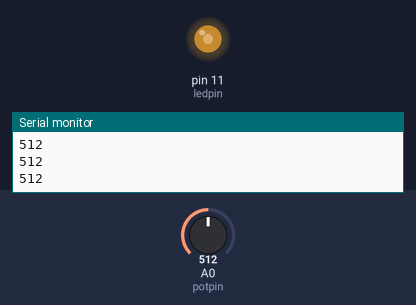
The program below on a simulated Arduino Mega 2560, built with avr-gcc and run on an emulated ATmega2560. On the bench: output pins drawn as LEDs (lit = HIGH), the last lines printed to the serial monitor. The test bench sets the inputs (shaded band); at power-on: A0 (potpin) = 512.

Above: at 1.2 s.
1.3 s: A0 (potpin) set to 716
At 1.6 s:
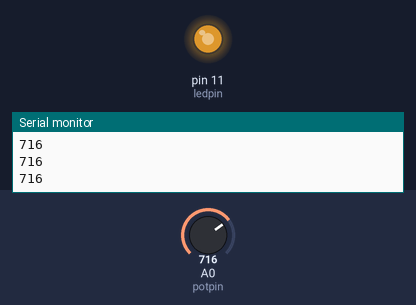
2.8 s: A0 (potpin) set to 900
At 3.7 s:
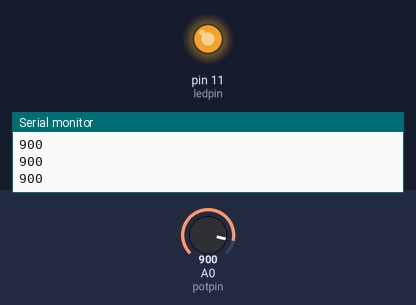
4.3 s: A0 (potpin) set to 122
At 5.0 s:
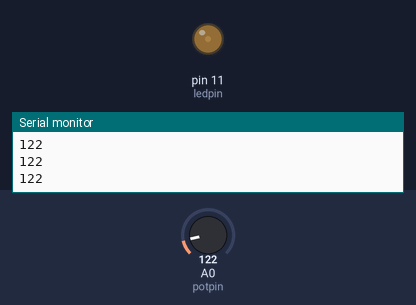
5.8 s: A0 (potpin) set to 0
At 6.2 s:
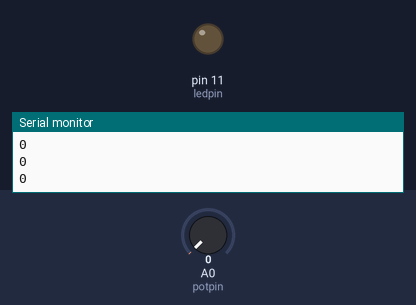
Timing chart, 0 to 8.3 s (numbered marks = the images above; inputs shaded):
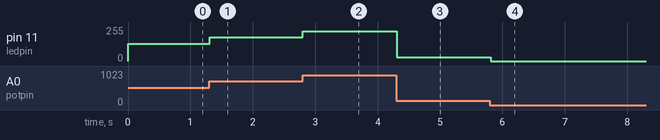

The program:

main.cpp
```cpp
#include <Arduino.h>

int potpin = 0; // initialize analog pin 0
int ledpin = 11; //initialize digital pin 11(PWM output)
int val = 0; // Temporarily store variables' value from the sensor

void setup() {
  // define digital pin 11 as “output”
  pinMode(ledpin,OUTPUT);
  // set baud rate at 9600
  Serial.begin(9600);
  // attention: Analog ports are automatically set up as “input”
}

void loop() {
  // read the analog value from the sensor and assign it to val
  val = analogRead(potpin);
  // display value of val
  Serial.println(val);
  // turn on LED and set up brightness ( maximum output of PWM is 255)
  analogWrite(ledpin,val/4);
  // wait for 0.01 second
  delay(10);
}
```

Measured:
- after the input at 1.3 s, pin 11 (ledpin): 128/255 → 179/255 at once
- after the input at 2.8 s, pin 11 (ledpin): 179/255 → 225/255 at once
- after the input at 4.3 s, pin 11 (ledpin): 225/255 → 30/255 at once
- after the input at 5.8 s, pin 11 (ledpin): 30/255 → 0/255 at once
